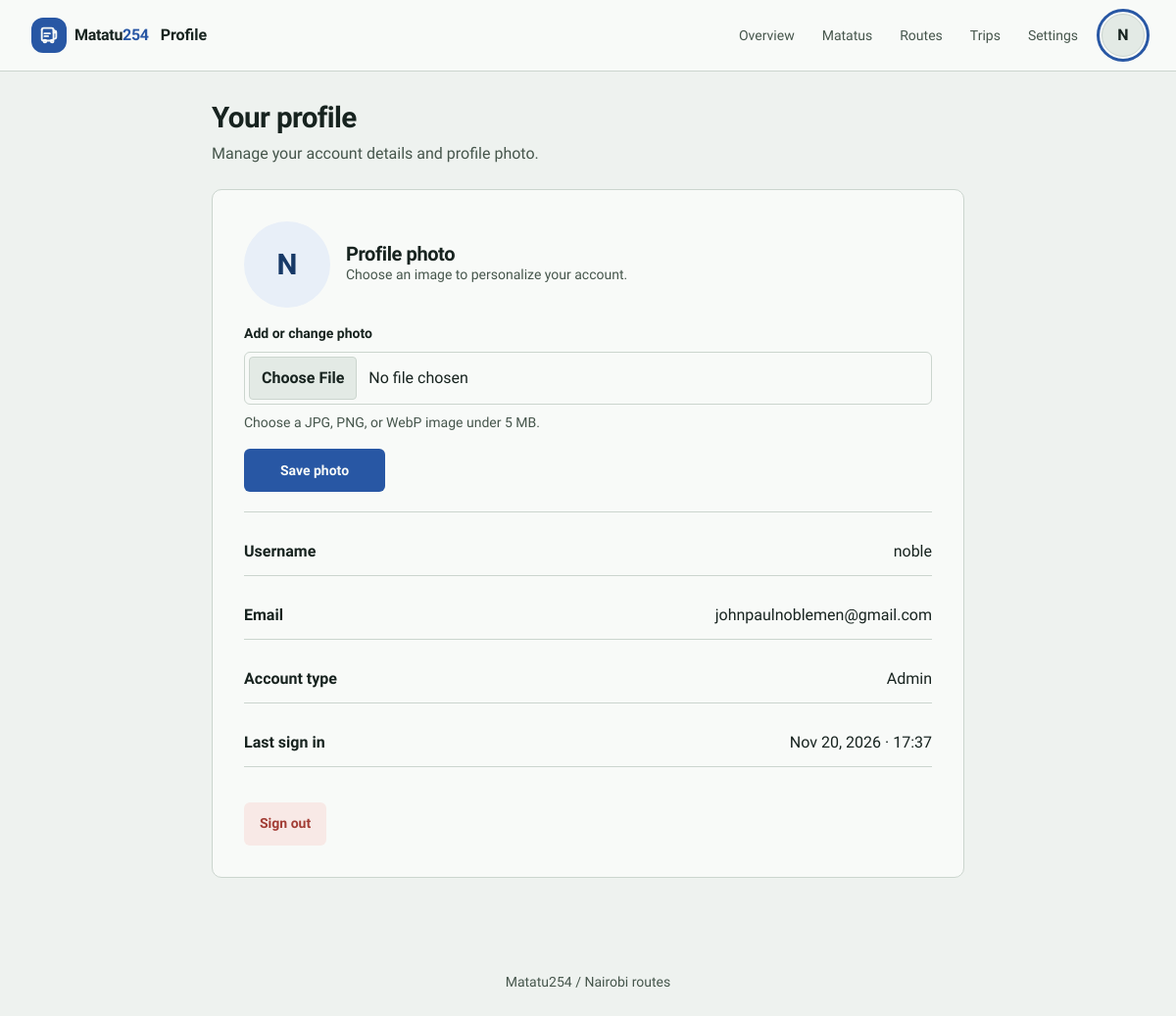
The page /accounts/profile/ (signed in) on the database its author committed.
### accounts/models.py (models this page shows, shortened)
class User(AbstractUser):
  PASSANGER = 'PASSANGER'
  CONDUCTOR = 'CONDUCTOR'
  ADMIN = 'ADMIN'
  ROLE_CHOICES = [
    (PASSANGER, 'Passenger'),
    (CONDUCTOR, 'Conductor'),
    (ADMIN, 'Admin')
  ]
  phone_number = models.CharField(max_length=15, unique=True, blank=True, null=True)
  profile_image = models.ImageField(upload_to='profile_images/%Y/%m/', blank=True)
  role = models.CharField(max_length=20, choices=ROLE_CHOICES, default=PASSANGER)
  matatu = models.ForeignKey(
    'fleet.Matatu',
    on_delete=models.SET_NULL,
    null=True,
    blank=True,
    related_name='conductor',
    help_text='Matatu assigned to this conductor (1:1 per MVP)'
  )
  created_at = models.DateTimeField(auto_now_add=True)
  updated_at = models.DateTimeField(auto_now=True)

### accounts/views.py (the view)
# urls.py: path('profile/', views.profile, name='profile'),
@login_required
def profile(request):
  old_image = request.user.profile_image
  if request.method == 'POST':
    form = ProfileImageForm(request.POST, request.FILES, instance=request.user)
    if form.is_valid():
      user = form.save()
      if old_image and old_image.name != user.profile_image.name:
        old_image.delete(save=False)
      messages.success(request, 'Your profile photo was updated.')
      return redirect('accounts:profile')
  else:
    form = ProfileImageForm(instance=request.user)
  return render(request, "accounts/profile.html", {'form': form})

### accounts/forms.py (shortened to what this page needs)
class ProfileImageForm(forms.ModelForm):
    class Meta:
        model = User
        fields = ('profile_image',)
        widgets = {
            'profile_image': ClearableFileInput(attrs={
                'accept': 'image/jpeg,image/png,image/webp',
                'class': 'profile-image-input',
            }),
        }

### templates/accounts/profile.html (shortened to what this page needs)
{% extends 'base.html' %}
{% block app_title %}Profile{% endblock %}
{% block content %}
<section class="page-shell profile-page">
  <header class="page-heading"><div><h1>Your profile</h1><p>Manage your account details and profile photo.</p></div></header>
  <div class="surface surface-pad profile-card">
    <form class="profile-photo-form" method="post" enctype="multipart/form-data">
      <div class="profile-photo-preview">
        {% if user.profile_image %}
          <img class="profile-avatar profile-avatar-large" src="{{ user.profile_image.url }}" alt="Profile photo for {{ user.username }}" width="88" height="88">
        {% else %}
          <span class="profile-avatar profile-avatar-large profile-avatar-fallback" aria-hidden="true">{{ user.first_name|default:user.username|slice:":1"|upper }}</span>
        {% endif %}
        <div><h2>Profile photo</h2><p>Choose an image to personalize your account.</p></div>
      </div>
      <div class="profile-image-field">
        <label for="{{ form.profile_image.id_for_label }}">Add or change photo</label>
        {{ form.profile_image }}
        <p class="field-help">{% if user.profile_image %}Choose JPG, PNG, or WebP under 5 MB. Select the clear option to remove your current photo.{% else %}Choose a JPG, PNG, or WebP image under 5 MB.{% endif %}</p>
      </div>
      <button class="btn btn-primary" type="submit">Save photo</button>
    </form>
    <div class="profile-row"><strong>Username</strong><span>{{ user.username }}</span></div>
    <div class="profile-row"><strong>Email</strong><span>{{ user.email|default:'No email added' }}</span></div>
    <div class="profile-row"><strong>Account type</strong><span>{{ user.get_role_display|default:user.role|title }}</span></div>
    <div class="profile-row"><strong>Last sign in</strong><span>{% if user.last_login %}{{ user.last_login|date:'M j, Y · H:i' }}{% else %}This is your first sign in{% endif %}</span></div>
    <div class="btn-row">
      <a class="btn btn-danger" href="{% url 'accounts:logout' %}">Sign out</a>
    </div>
  </div>
</section>
{% endblock %}

### templates/base.html (shortened to what this page needs)
<!DOCTYPE html>
<html lang="en" data-theme-mode="light">
<head>
  {% load static %}
  <link rel="stylesheet" href="{% static 'css/tokens.css' %}?v=20261125b">
  <link rel="stylesheet" href="{% static 'css/app.css' %}?v=20261125b">
</head>
<body{% if user.is_authenticated %} class="app-user{% if user.role == 'PASSANGER' %} narrow-shell{% endif %}{% if user.role == 'CONDUCTOR' %} app-conductor{% endif %}"{% endif %}>
  <header class="site-header">
    <div class="site-header-inner">
      <a class="app-brand" href="{% if user.is_authenticated and user.role == 'CONDUCTOR' %}{% url 'conductor:dashboard' %}{% elif user.is_authenticated and user.role == 'ADMIN' %}{% url 'management:dashboard' %}{% elif user.is_authenticated %}{% url 'core:dashboard' %}{% else %}{% url 'core:home' %}{% endif %}" aria-label="Matatu254 home">
        <span class="brand-mark" aria-hidden="true">
        </span>
        <span>Matatu<span class="brand-accent">254</span></span>
      </a>
      <p class="app-title">{% block app_title %}{{ request.resolver_match.url_name|default:'Matatu254'|title }}{% endblock %}</p>
      {% if user.is_authenticated %}
        {% if user.role == 'ADMIN' %}
        <nav class="top-nav" aria-label="Management">
          <a href="{% url 'management:dashboard' %}"{% if request.resolver_match.namespace == 'management' and request.resolver_match.url_name == 'dashboard' %} aria-current="page"{% endif %}>Overview</a>
          <a href="{% url 'management:matatu-list' %}"{% if request.resolver_match.url_name|slice:":6" == 'matatu' %} aria-current="page"{% endif %}>Matatus</a>
          <a href="{% url 'management:route-list' %}"{% if request.resolver_match.url_name|slice:":5" == 'route' or request.resolver_match.url_name|slice:":5" == 'stage' %} aria-current="page"{% endif %}>Routes</a>
          <a href="{% url 'management:trip-list' %}"{% if request.resolver_match.url_name|slice:":4" == 'trip' %} aria-current="page"{% endif %}>Trips</a>
          <a href="{% url 'management:system-config' %}"{% if request.resolver_match.url_name|slice:":13" == 'system-config' %} aria-current="page"{% endif %}>Settings</a>
        </nav>
        {% endif %}
        <a class="header-profile" href="{% url 'accounts:profile' %}" aria-label="Open profile for {{ user.username }}"{% if request.resolver_match.namespace == 'accounts' and request.resolver_match.url_name == 'profile' %} aria-current="page"{% endif %}>
          {% if user.profile_image %}
            <img src="{{ user.profile_image.url }}" alt="" width="40" height="40">
          {% else %}
            <span aria-hidden="true">{{ user.first_name|default:user.username|slice:":1"|upper }}</span>
          {% endif %}
        </a>
      {% else %}
        <a class="header-action" href="{% url 'accounts:login' %}">Sign in</a>
      {% endif %}
    </div>
  </header>
  <main class="main" id="main-content">{% block content %}{% endblock %}</main>
  <footer>Matatu254 <span aria-hidden="true">/</span> Nairobi routes</footer>
</body>
</html>

### rows shown on the page
User: first_name "N", username "noble", email "johnpaulnoblemen@gmail.com", role "Admin", last_login "Nov 20, 2026 · 17:37"
